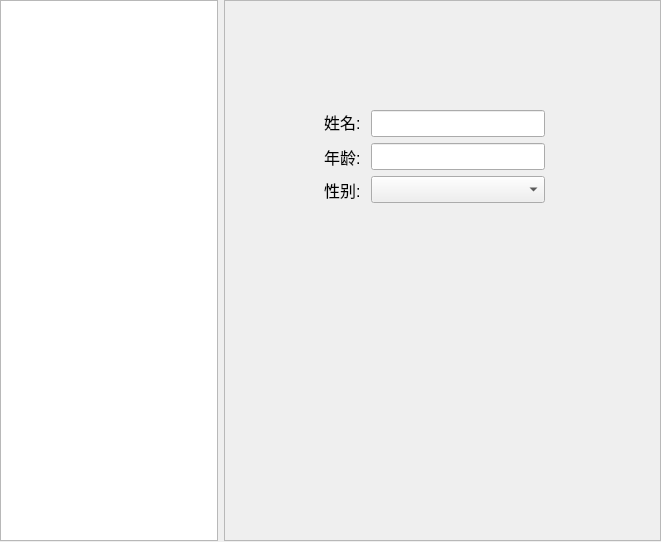
<?xml version="1.0" encoding="UTF-8"?>
<ui version="4.0">
 <class>MainWindow</class>
 <widget class="QMainWindow" name="MainWindow">
  <property name="geometry">
   <rect>
    <x>0</x>
    <y>0</y>
    <width>661</width>
    <height>542</height>
   </rect>
  </property>
  <property name="windowTitle">
   <string>MainWindow</string>
  </property>
  <widget class="QWidget" name="centralwidget">
   <widget class="QWidget" name="horizontalLayoutWidget">
    <property name="geometry">
     <rect>
      <x>0</x>
      <y>0</y>
      <width>661</width>
      <height>541</height>
     </rect>
    </property>
    <layout class="QHBoxLayout" name="horizontalLayout">
     <item>
      <widget class="QTreeView" name="treeView">
       <property name="sizePolicy">
        <sizepolicy hsizetype="Expanding" vsizetype="Expanding">
         <horstretch>1</horstretch>
         <verstretch>0</verstretch>
        </sizepolicy>
       </property>
      </widget>
     </item>
     <item>
      <widget class="QFrame" name="frame">
       <property name="sizePolicy">
        <sizepolicy hsizetype="Expanding" vsizetype="Preferred">
         <horstretch>2</horstretch>
         <verstretch>0</verstretch>
        </sizepolicy>
       </property>
       <property name="font">
        <font>
         <pointsize>12</pointsize>
        </font>
       </property>
       <property name="frameShape">
        <enum>QFrame::StyledPanel</enum>
       </property>
       <property name="frameShadow">
        <enum>QFrame::Raised</enum>
       </property>
       <widget class="QWidget" name="formLayoutWidget">
        <property name="geometry">
         <rect>
          <x>100</x>
          <y>110</y>
          <width>221</width>
          <height>321</height>
         </rect>
        </property>
        <layout class="QFormLayout" name="formLayout">
         <item row="0" column="0">
          <widget class="QLabel" name="label">
           <property name="sizePolicy">
            <sizepolicy hsizetype="Fixed" vsizetype="Fixed">
             <horstretch>0</horstretch>
             <verstretch>0</verstretch>
            </sizepolicy>
           </property>
           <property name="text">
            <string>姓名: </string>
           </property>
          </widget>
         </item>
         <item row="0" column="1">
          <widget class="QLineEdit" name="lineEdit"/>
         </item>
         <item row="1" column="0">
          <widget class="QLabel" name="label_2">
           <property name="text">
            <string>年龄: </string>
           </property>
          </widget>
         </item>
         <item row="1" column="1">
          <widget class="QLineEdit" name="lineEdit_2"/>
         </item>
         <item row="2" column="0">
          <widget class="QLabel" name="label_3">
           <property name="text">
            <string>性别: </string>
           </property>
          </widget>
         </item>
         <item row="2" column="1">
          <widget class="QComboBox" name="comboBox"/>
         </item>
        </layout>
       </widget>
      </widget>
     </item>
    </layout>
   </widget>
  </widget>
 </widget>
 <resources/>
 <connections/>
</ui>
